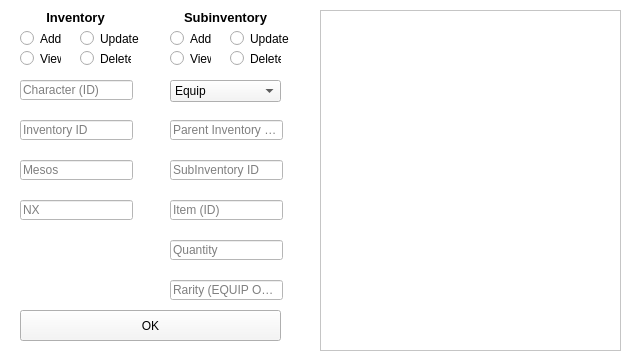
<?xml version="1.0" encoding="UTF-8"?>
<ui version="4.0">
 <class>inventoryManager</class>
 <widget class="QWidget" name="inventoryManager">
  <property name="geometry">
   <rect>
    <x>0</x>
    <y>0</y>
    <width>630</width>
    <height>358</height>
   </rect>
  </property>
  <property name="minimumSize">
   <size>
    <width>630</width>
    <height>358</height>
   </size>
  </property>
  <property name="maximumSize">
   <size>
    <width>630</width>
    <height>358</height>
   </size>
  </property>
  <property name="windowTitle">
   <string>Maplestory Manager - Inventory</string>
  </property>
  <property name="styleSheet">
   <string notr="true">background-color: rgb(255, 255, 255);</string>
  </property>
  <widget class="QLineEdit" name="inventoryId">
   <property name="geometry">
    <rect>
     <x>20</x>
     <y>120</y>
     <width>113</width>
     <height>20</height>
    </rect>
   </property>
   <property name="text">
    <string/>
   </property>
   <property name="placeholderText">
    <string>Inventory ID</string>
   </property>
  </widget>
  <widget class="QListView" name="output">
   <property name="geometry">
    <rect>
     <x>320</x>
     <y>10</y>
     <width>301</width>
     <height>341</height>
    </rect>
   </property>
  </widget>
  <widget class="QRadioButton" name="readInventoryRadioButton">
   <property name="geometry">
    <rect>
     <x>20</x>
     <y>50</y>
     <width>41</width>
     <height>17</height>
    </rect>
   </property>
   <property name="text">
    <string>View</string>
   </property>
  </widget>
  <widget class="QLineEdit" name="characterID">
   <property name="geometry">
    <rect>
     <x>20</x>
     <y>80</y>
     <width>113</width>
     <height>20</height>
    </rect>
   </property>
   <property name="text">
    <string/>
   </property>
   <property name="placeholderText">
    <string>Character (ID)</string>
   </property>
  </widget>
  <widget class="QLineEdit" name="subinventoryID">
   <property name="geometry">
    <rect>
     <x>170</x>
     <y>160</y>
     <width>113</width>
     <height>20</height>
    </rect>
   </property>
   <property name="text">
    <string/>
   </property>
   <property name="placeholderText">
    <string>SubInventory ID</string>
   </property>
  </widget>
  <widget class="QRadioButton" name="createInventoryRadioButton">
   <property name="geometry">
    <rect>
     <x>20</x>
     <y>30</y>
     <width>41</width>
     <height>17</height>
    </rect>
   </property>
   <property name="text">
    <string>Add</string>
   </property>
  </widget>
  <widget class="QLineEdit" name="inventoryForeignID">
   <property name="geometry">
    <rect>
     <x>170</x>
     <y>120</y>
     <width>113</width>
     <height>20</height>
    </rect>
   </property>
   <property name="text">
    <string/>
   </property>
   <property name="placeholderText">
    <string>Parent Inventory (ID)</string>
   </property>
  </widget>
  <widget class="QLineEdit" name="nx">
   <property name="geometry">
    <rect>
     <x>20</x>
     <y>200</y>
     <width>113</width>
     <height>20</height>
    </rect>
   </property>
   <property name="text">
    <string/>
   </property>
   <property name="placeholderText">
    <string>NX</string>
   </property>
  </widget>
  <widget class="QPushButton" name="okButton">
   <property name="geometry">
    <rect>
     <x>20</x>
     <y>310</y>
     <width>261</width>
     <height>31</height>
    </rect>
   </property>
   <property name="styleSheet">
    <string notr="true">background-color: rgb(245, 245, 245);</string>
   </property>
   <property name="text">
    <string>OK</string>
   </property>
  </widget>
  <widget class="QRadioButton" name="updateInventoryRadioButton">
   <property name="geometry">
    <rect>
     <x>80</x>
     <y>30</y>
     <width>61</width>
     <height>17</height>
    </rect>
   </property>
   <property name="text">
    <string>Update</string>
   </property>
  </widget>
  <widget class="QLineEdit" name="itemID">
   <property name="geometry">
    <rect>
     <x>170</x>
     <y>200</y>
     <width>113</width>
     <height>20</height>
    </rect>
   </property>
   <property name="text">
    <string/>
   </property>
   <property name="placeholderText">
    <string>Item (ID)</string>
   </property>
  </widget>
  <widget class="QRadioButton" name="deleteInventoryRadioButton">
   <property name="geometry">
    <rect>
     <x>80</x>
     <y>50</y>
     <width>51</width>
     <height>17</height>
    </rect>
   </property>
   <property name="text">
    <string>Delete</string>
   </property>
  </widget>
  <widget class="QLabel" name="inventoryLabel">
   <property name="geometry">
    <rect>
     <x>20</x>
     <y>10</y>
     <width>111</width>
     <height>16</height>
    </rect>
   </property>
   <property name="text">
    <string>&lt;html&gt;&lt;head/&gt;&lt;body&gt;&lt;p align=&quot;center&quot;&gt;&lt;span style=&quot; font-size:10pt; font-weight:600;&quot;&gt;Inventory&lt;/span&gt;&lt;/p&gt;&lt;/body&gt;&lt;/html&gt;</string>
   </property>
  </widget>
  <widget class="QLabel" name="subinventoryLabel">
   <property name="geometry">
    <rect>
     <x>170</x>
     <y>10</y>
     <width>111</width>
     <height>16</height>
    </rect>
   </property>
   <property name="text">
    <string>&lt;html&gt;&lt;head/&gt;&lt;body&gt;&lt;p align=&quot;center&quot;&gt;&lt;span style=&quot; font-size:10pt; font-weight:600;&quot;&gt;Subinventory&lt;/span&gt;&lt;/p&gt;&lt;/body&gt;&lt;/html&gt;</string>
   </property>
  </widget>
  <widget class="QRadioButton" name="deleteSubinventoryRadioButton">
   <property name="geometry">
    <rect>
     <x>230</x>
     <y>50</y>
     <width>51</width>
     <height>17</height>
    </rect>
   </property>
   <property name="text">
    <string>Delete</string>
   </property>
  </widget>
  <widget class="QRadioButton" name="readSubinventoryRadioButton_2">
   <property name="geometry">
    <rect>
     <x>170</x>
     <y>50</y>
     <width>41</width>
     <height>17</height>
    </rect>
   </property>
   <property name="text">
    <string>View</string>
   </property>
  </widget>
  <widget class="QRadioButton" name="updateSubinventoryRadioButton">
   <property name="geometry">
    <rect>
     <x>230</x>
     <y>30</y>
     <width>61</width>
     <height>17</height>
    </rect>
   </property>
   <property name="text">
    <string>Update</string>
   </property>
  </widget>
  <widget class="QRadioButton" name="createSubinventoryRadioButton">
   <property name="geometry">
    <rect>
     <x>170</x>
     <y>30</y>
     <width>41</width>
     <height>17</height>
    </rect>
   </property>
   <property name="text">
    <string>Add</string>
   </property>
  </widget>
  <widget class="QLineEdit" name="mesos">
   <property name="geometry">
    <rect>
     <x>20</x>
     <y>160</y>
     <width>113</width>
     <height>20</height>
    </rect>
   </property>
   <property name="text">
    <string/>
   </property>
   <property name="placeholderText">
    <string>Mesos</string>
   </property>
  </widget>
  <widget class="QLineEdit" name="quantity">
   <property name="geometry">
    <rect>
     <x>170</x>
     <y>240</y>
     <width>113</width>
     <height>20</height>
    </rect>
   </property>
   <property name="placeholderText">
    <string>Quantity</string>
   </property>
  </widget>
  <widget class="QLineEdit" name="rarity">
   <property name="geometry">
    <rect>
     <x>170</x>
     <y>280</y>
     <width>113</width>
     <height>20</height>
    </rect>
   </property>
   <property name="placeholderText">
    <string>Rarity (EQUIP ONLY)</string>
   </property>
  </widget>
  <widget class="QComboBox" name="chosenSubInventory">
   <property name="geometry">
    <rect>
     <x>170</x>
     <y>80</y>
     <width>111</width>
     <height>22</height>
    </rect>
   </property>
   <property name="styleSheet">
    <string notr="true">background-color: rgb(245, 245, 245);</string>
   </property>
   <item>
    <property name="text">
     <string>Equip</string>
    </property>
   </item>
   <item>
    <property name="text">
     <string>Use</string>
    </property>
   </item>
   <item>
    <property name="text">
     <string>Etc</string>
    </property>
   </item>
  </widget>
 </widget>
 <resources/>
 <connections/>
</ui>
